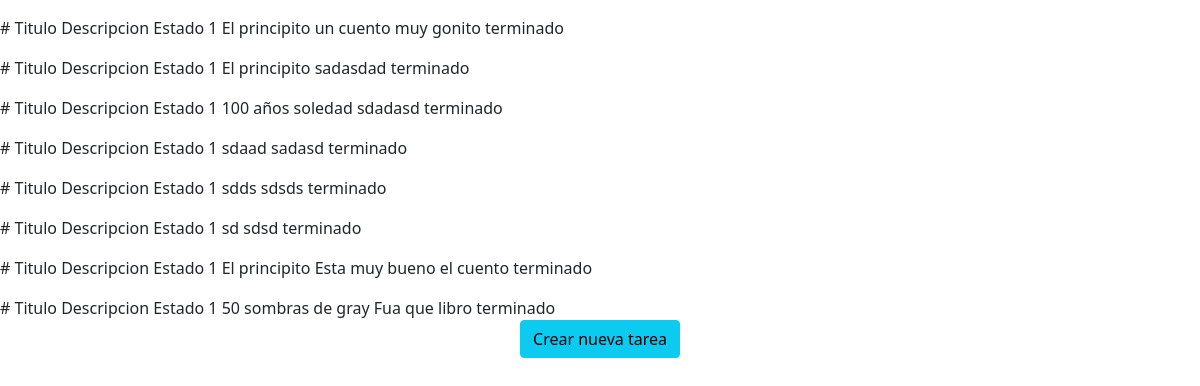
The page /listar/ on the database as committed earlier.
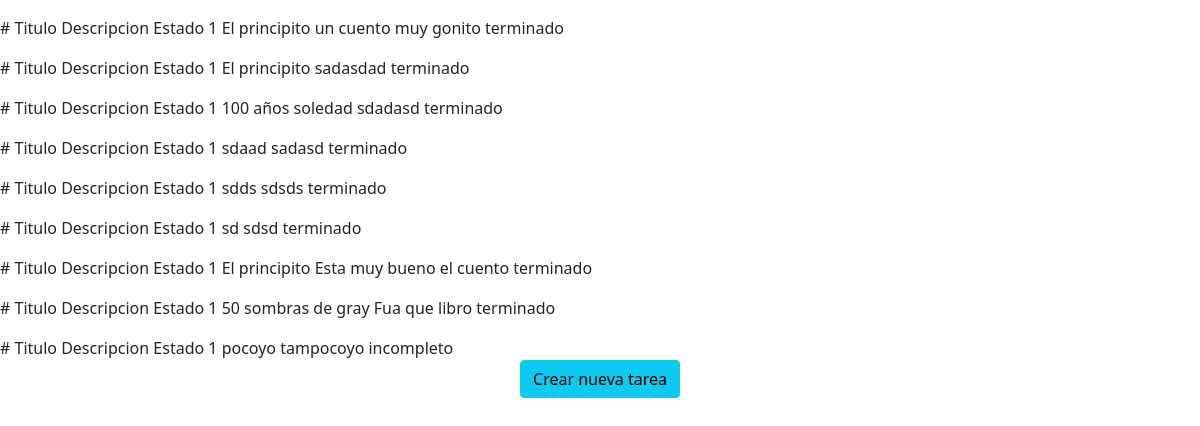
The same page on the database as committed later.
### tareas/models.py (models this page shows, shortened)
class Tareas(models.Model):
    estados = [('terminado','Tarea finalizada'),
               ('incompleto','Tarea incompleta')]
    titulo = models.CharField(max_length=100)
    descripcion = models.TextField(max_length=500)
    estado = models.CharField(max_length=100,choices=estados,default='incompleto')

### tareas/views.py (the view)
# urls.py: path('listar/',include('tareas.url'))
def listar(request):
    tareas = Tareas.objects.all()
    return render(request,'listar.html',{'tareas':tareas})

### tareas/templates/listar.html (shortened to what this page needs)
<!DOCTYPE html>
<html lang="en">
<head>
    <link href="https://cdn.jsdelivr.net/npm/bootstrap@5.0.2/dist/css/bootstrap.min.css" rel="stylesheet">
</head>
<body>
<div>
    {% for tarea in tareas %}
        <thead>
          <tr>
            <th scope="col">#</th>
            <th scope="col">Titulo</th>
            <th scope="col">Descripcion</th>
            <th scope="col">Estado</th>
          </tr>
        </thead>
        <tbody>
          <tr>
            <th scope="row">1</th>
            <td>{{tarea.titulo}}</td>
            <td>{{tarea.descripcion}}</td>
            <td>{{tarea.estado}}</td>
          </tr>
        </tbody>
      {% endfor %}
      <center><a href="crear" class="btn btn-info">Crear nueva tarea</a></center>
</div>
</body>
</html>

Rows that differ between the two databases and show on the page:
added Tareas: titulo "pocoyo", descripcion "tampocoyo", estado "incompleto"
